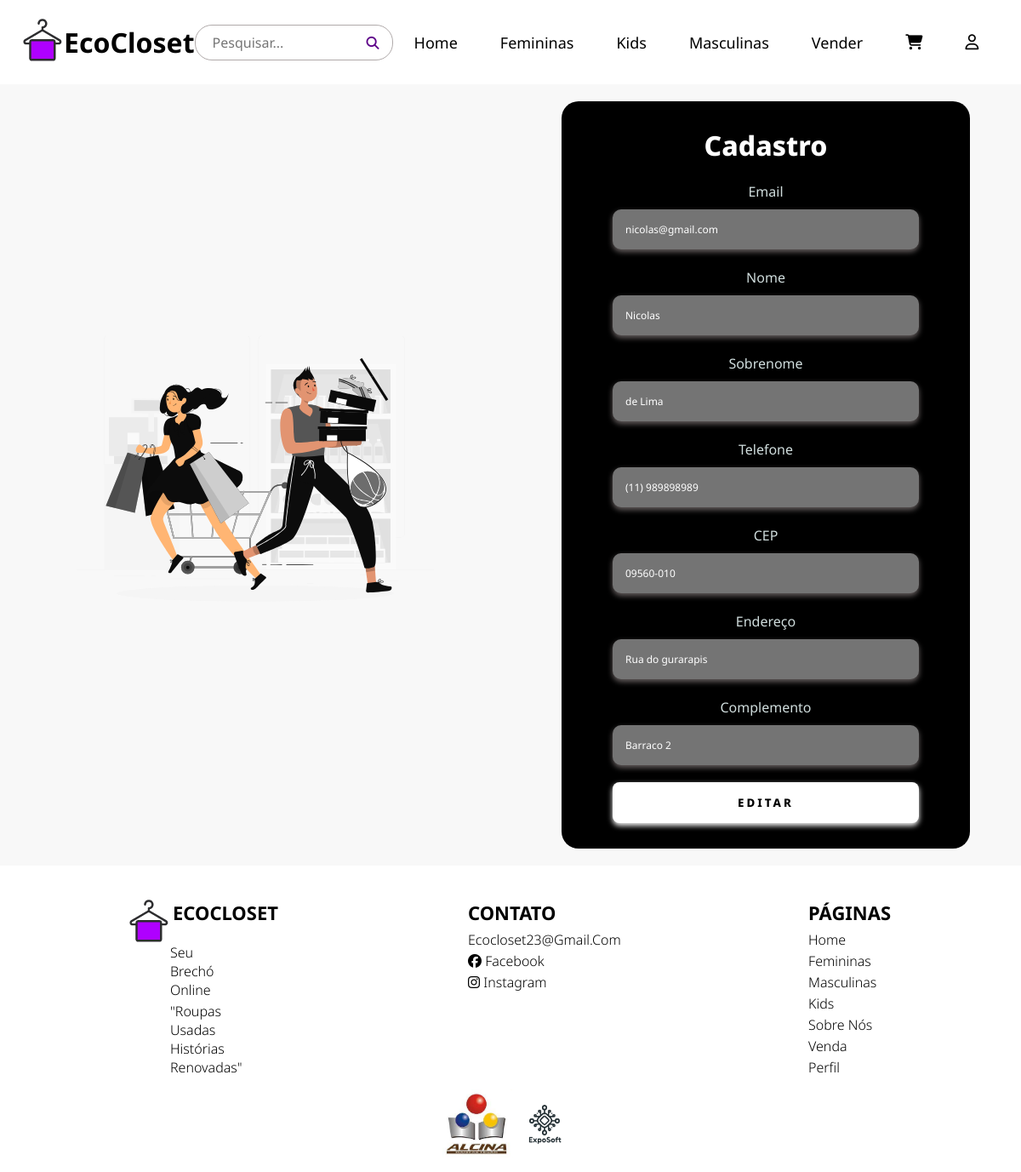
The page /editaDados.php (signed in) on the database its author committed.
### tables this page shows
CREATE TABLE `cadastro_usuario` (
  `idusuario` int(11) NOT NULL,
  `email` varchar(35) NOT NULL,
  `senha` varchar(40) NOT NULL,
  `nome` varchar(45) NOT NULL,
  `sobrenome` varchar(50) NOT NULL,
  `telefone` varchar(15) NOT NULL,
  `CEP` varchar(9) NOT NULL,
  `endereco` varchar(50) NOT NULL,
  `complemento` varchar(25) NOT NULL,
  `path_user` varchar(35) NOT NULL
);

### editaDados.php (the view, shortened to what this page needs)
<?php
include('includes/conexao.php');
$id_usuario = $_SESSION['id_usuario'];
$consultaDados = "SELECT * FROM cadastro_usuario WHERE idusuario = '$id_usuario'";
$resultadoDados = mysqli_query($conexao, $consultaDados);
$dados = mysqli_fetch_assoc($resultadoDados);
?>
<!DOCTYPE html>
<html lang="pt-br">
<head>
  <link rel="stylesheet" href="https://cdnjs.cloudflare.com/ajax/libs/font-awesome/4.7.0/css/font-awesome.min.css">
  <link rel="stylesheet" href="estilos/style.css">
  <link rel="stylesheet" href="estilos/media-query.css">
</head>
<body class="cad">
    <?php
    include_once('menu.php');
    ?>
    <div class="main-login">
        <div class="left-login">
            <img src="imagens/shopping-animate.svg" class="img-cad" alt="">
        </div>
        <div class="right-login">
            <div class="card-login">
                <h1>Cadastro</h1>
                <form action="includes/editaDadosBanco.php" method="post">
                    <div class="textfield">
                        <br>
                        <label for="email">Email</label>
                        <input type="text" name="email" id="email" placeholder="Email" required value="<?= $dados['email']?>">
                    </div>
                    <div class="textfield">
                        <br>
                        <label for="nome">Nome</label>
                        <input type="text" name="nome" id="nome" placeholder="Nome" required value="<?= $dados['nome']?>">
                    </div>
                    <div class="textfield">
                        <br>
                        <label for="sobrenome">Sobrenome</label>
                        <input type="text" name="sobrenome" id="sobrenome" placeholder="Sobrenome" required value="<?= $dados['sobrenome']?>">
                    </div>
                    <div class="textfield">
                        <br>
                        <label for="telefone">Telefone</label>
                        <input type="text" name="telefone" id="telefone" placeholder="Telefone" required value="<?= $dados['telefone']?>">
                    </div>
                    <div class="textfield">
                        <br>
                        <label for="cep">CEP</label>
                        <input type="text" name="cep" id="cep" placeholder="CEP" required value="<?= $dados['CEP']?>">
                    </div>
                    <div class="textfield">
                        <br>
                        <label for="endereco">Endereço</label>
                        <input type="text" name="endereco" id="endereco" placeholder="Endereço" required value="<?= $dados['endereco']?>">
                    </div>
                    <div class="textfield">
                        <br>
                        <label for="complemento">Complemento</label>
                        <input type="text" name="complemento" id="complemento" placeholder="Complemento" required value="<?= $dados['complemento']?>">
                    </div>
                    <button class="btn-login">Editar</button>
            </div>
        </div>
    </div>
    <?php
    include_once('includes/footer.php');
    ?>
</body>
</html>
</body>
</html>

### estilos/style.css (style rules this page uses)
* { font-family: 'Noto Sans', sans-serif; margin: 0; padding: 0; box-sizing: border-box; }
body { background-color: #f1f1f1; }
.main-login { width: 100%; height: 100%; background-color:#f8f8f8 ; display: flex; justify-content: center; align-items: center; }
.left-login { width: 100%; height: 100%; display: flex; justify-content: center; align-items: center; flex-direction: column; }
.right-login { width: 100%; height: 100%; display: flex; justify-content: center; align-items: center; }
.card-login { width: 70%; display: flex; justify-content: center; align-items: center; flex-direction: column; padding: 30px 35px; background: #000000; border-radius: 20px; box-shadow: 0px 10px 40px #00000000; margin-top: 20px; margin-bottom: 20px; }
.card-login > h1 { color: #ffffff; font-weight: 800; margin: 0; }
.textfield { width: 30vw; display: flex; flex-direction: column; align-items: center; justify-content: center; margin: 10px 0x; }
.textfield > input { width: 100%; border:none; border-radius: 10px; padding: 15px; background: #747474 ; color: #ffffff; font-size: 12px; box-shadow: 0px 3px 6px #665f5f; outline: none; box-sizing: border-box; }
.textfield > label { color: #f0ffffde; margin-bottom: 10px; }
.textfield > input::placeholder { color: #f0ffff94; }
.btn-login { width: 100%; padding: 15px; margin-top: 20px; border: none; border-radius: 8px; outline: none; text-transform: uppercase; font-weight: 800; letter-spacing: 3px; color: #000000; background: white; cursor: pointer; box-shadow: 0px 3px 6px white; }
.img-cad { width: 70%; }
.cad { background-color: rgb(0, 0, 0); }
h1 { margin: 0; }
:root { --primary: #275efe; --primary-light: #7699ff; --dark: #1c212e; --grey-dark: #3f4656; --grey: #6c7486; --grey-light: #cdd9ed; --white: #fff; --green: #16bf78; --sand: #dcb773; --sand-light: #edd9a9; }

### estilos/media-query.css (style rules this page uses)
@media screen and (max-width: 1200px) { .card-login { width: 80%; } }

### rows shown on the page
cadastro_usuario: email "nicolas@gmail.com", nome "Nicolas", sobrenome "de Lima", telefone "(11) 989898989", cep "09560-010", endereco "Rua do gurarapis", complemento "Barraco 2"
